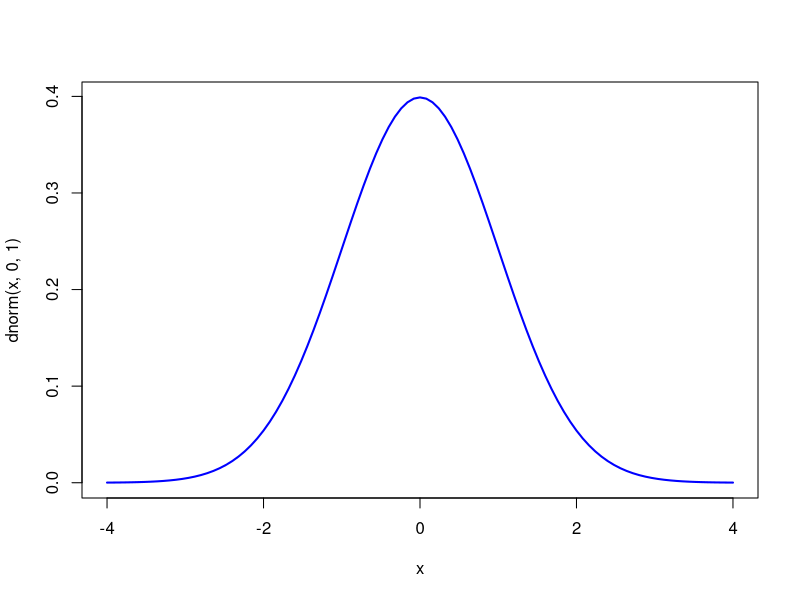
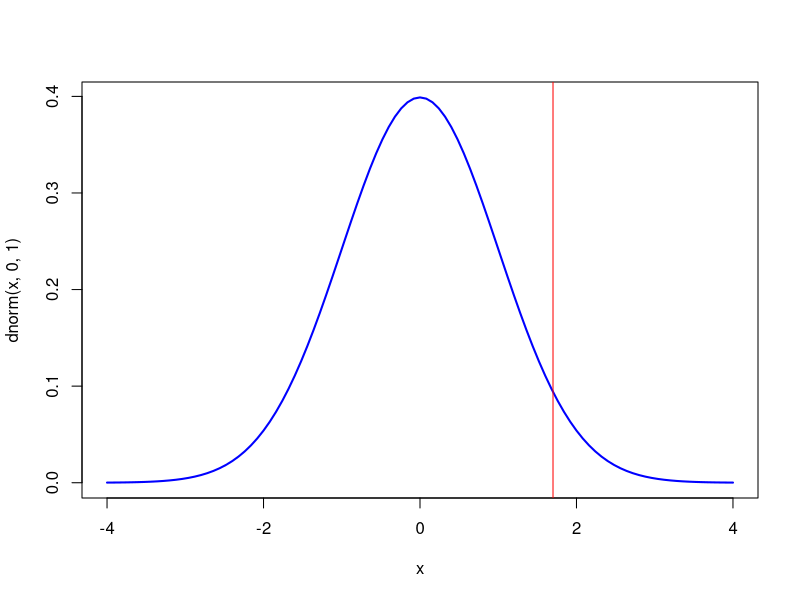
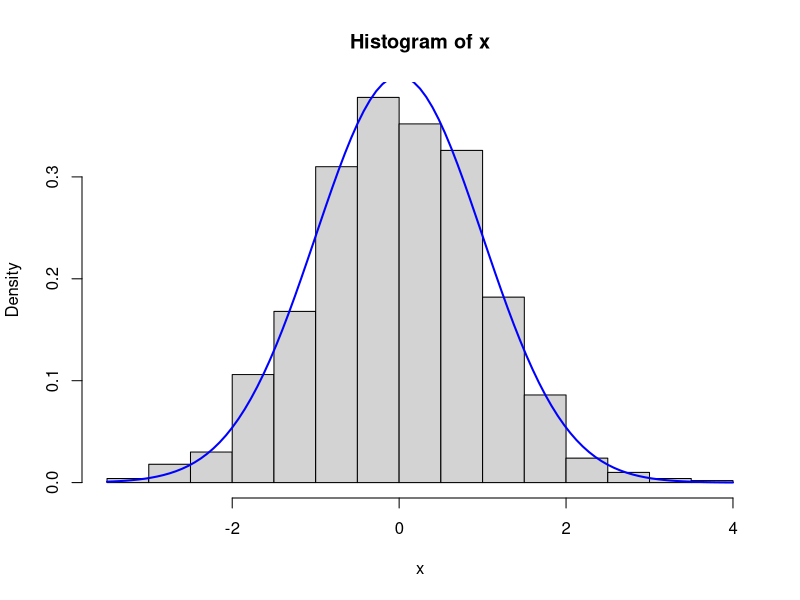
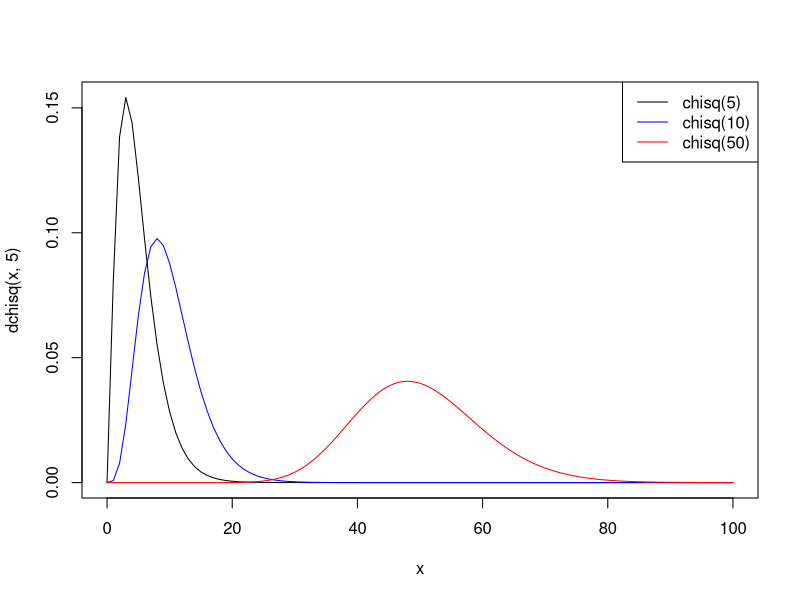
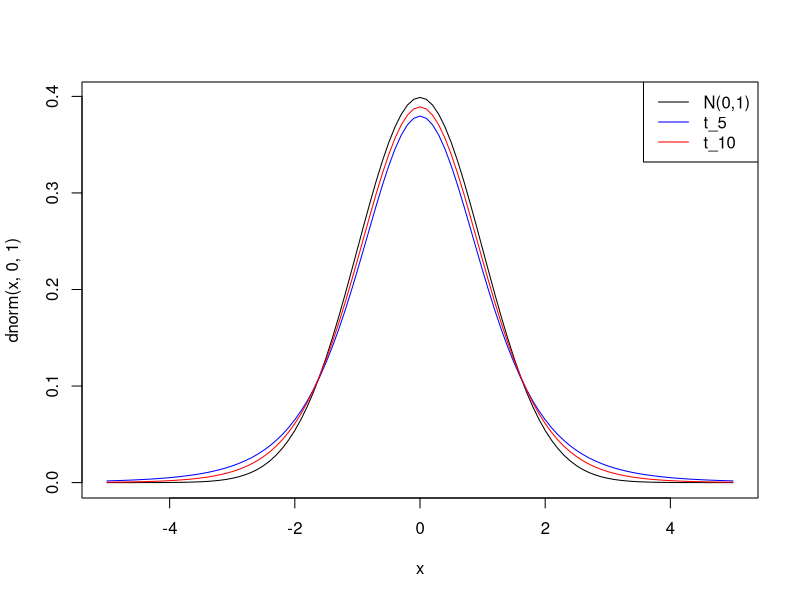

Source code (R) for these figures, in order:
## ---- chunk 1
knitr::opts_chunk$set(echo = TRUE)
## ---- chunk 2
curve(dnorm(x, 0, 1), from = -4, to = 4, col = "blue", lwd = 2)
## ---- chunk 3
pnorm(1.7, 0, 1)
## ---- chunk 4
curve(dnorm(x, 0, 1), from = -4, to = 4, col = "blue", lwd = 2)
abline(v = 1.7, col = "red")
## ---- chunk 5
qnorm(0.9554345)
## ---- chunk 6
x = rnorm(1000, 0, 1)
hist(x, freq = F)
curve(dnorm(x, 0, 1), col = "blue", lwd = 2, add = T)
## ---- chunk 7
curve(dchisq(x, 5), from = 0, to = 100, lwd = 1)
curve(dchisq(x, 10), col = "blue", lwd = 1, add = T)
curve(dchisq(x, 50), col = "red", lwd = 1, add = T)
legend("topright", legend = c("chisq(5)","chisq(10)","chisq(50)"), col = c("black","blue","red"), lty = 1, lwd = 1)
## ---- chunk 8
curve(dnorm(x, 0, 1), from = -5, to = 5, lwd = 1)
curve(dt(x, 5), col = "blue", lwd = 1, add = T)
curve(dt(x, 10), col = "red", lwd = 1, add = T)
legend("topright", legend = c("N(0,1)","t_5","t_10"), col = c("black","blue","red"), lty = 1, lwd = 1)
